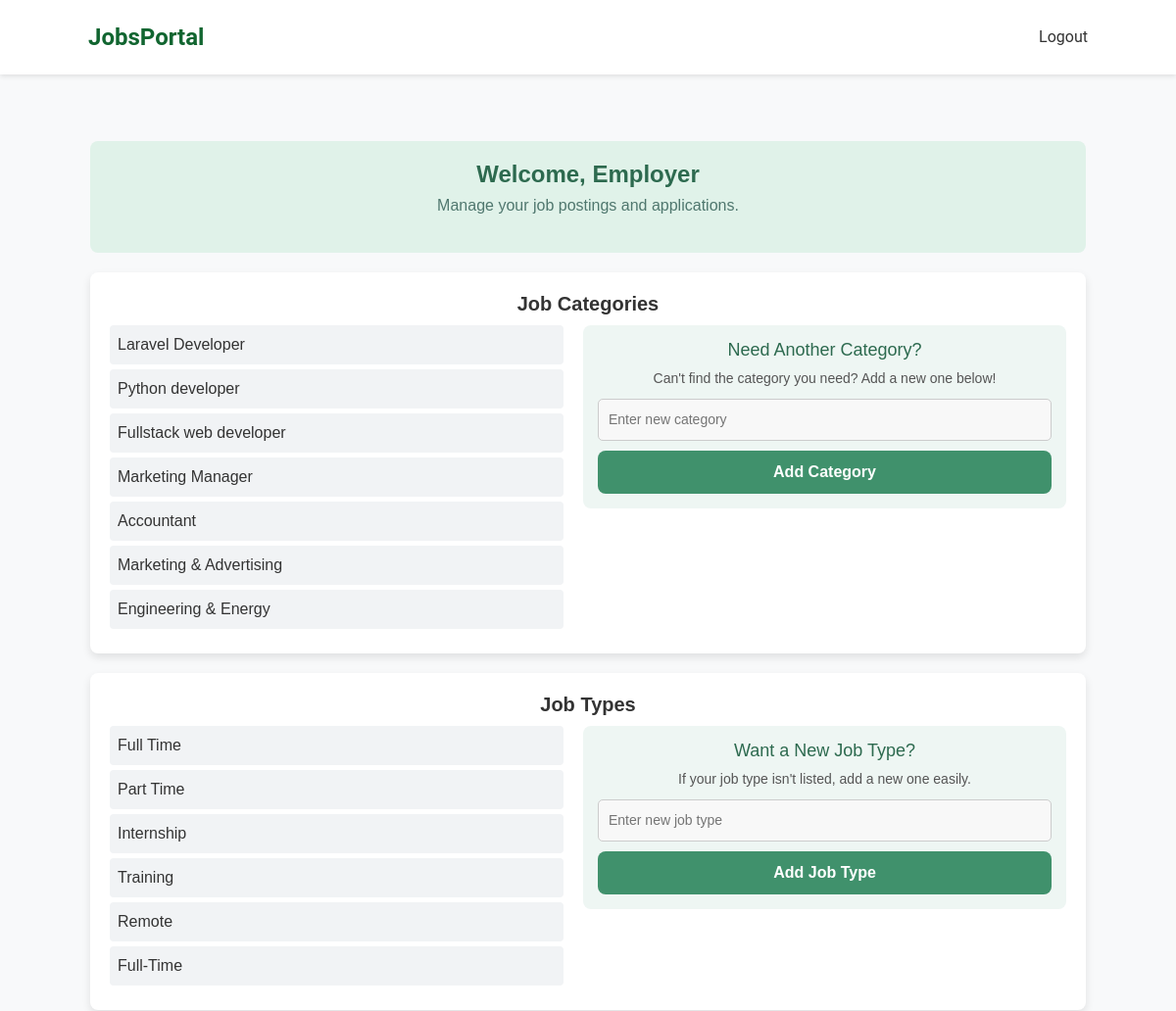
The app's page /emp/ (signed in, upper part), older data.
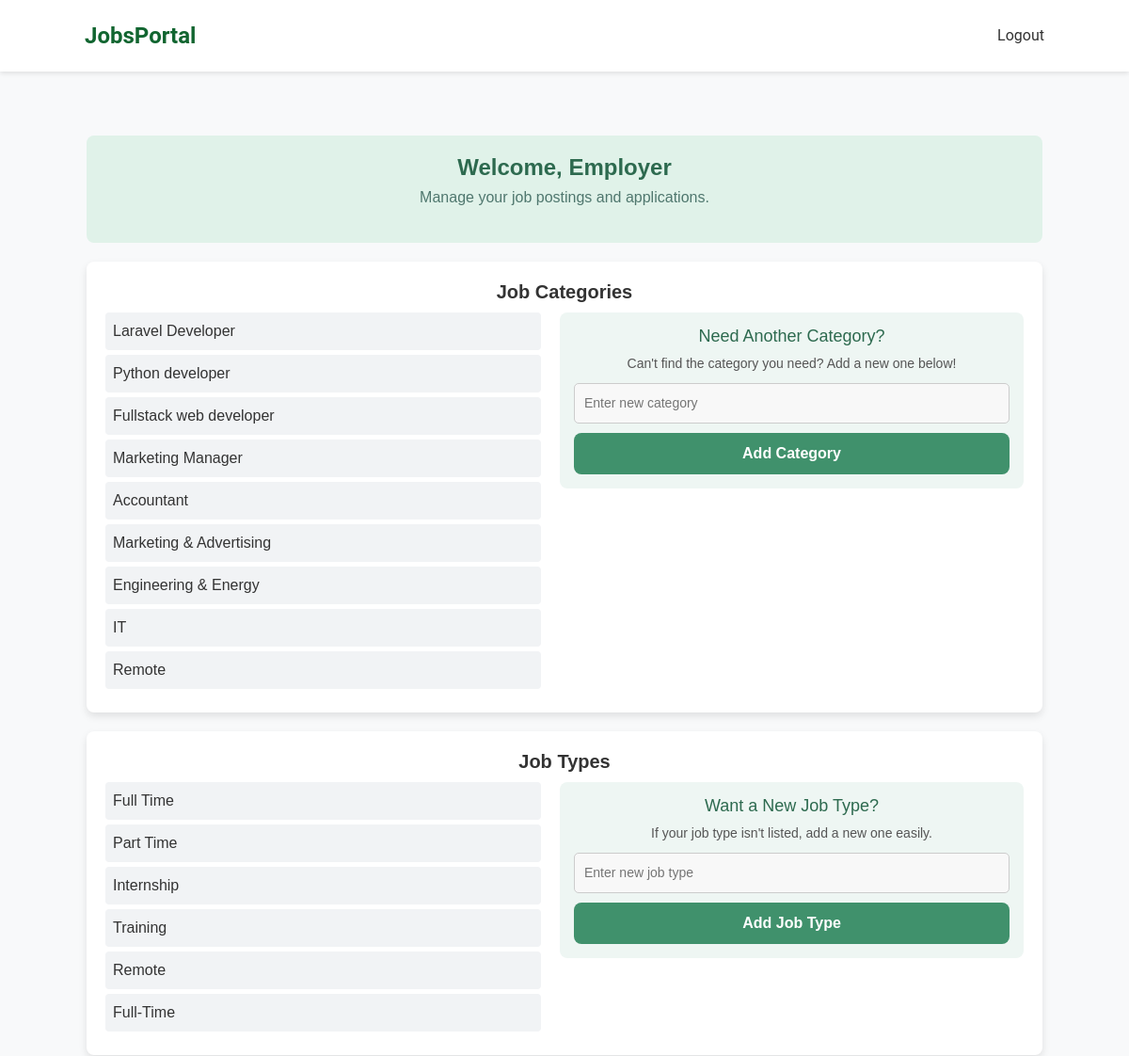
The same page, newer data.
### jobs/models.py (models this page shows, shortened)
class JobCategory(models.Model):
    name = models.CharField(max_length=100, unique=True)

class JobType(models.Model):
    name = models.CharField(max_length=50, unique=True)

### jobs/views.py (the view)
# urls.py: path('emp/',employer_dashboard),
@login_required
def employer_dashboard(request):
    job_categories = JobCategory.objects.all()
    job_types = JobType.objects.all()
    return render(request, 'empdash.html', {'job_categories': job_categories, 'job_types': job_types})

### jobs/templates/empdash.html (shortened to what this page needs)
{% extends 'base.html' %}
{% load static %}
{% block content %}
<div class="dashboard-container">
    <div class="welcome-banner">
        <h2>Welcome, Employer</h2>
        <p>Manage your job postings and applications.</p>
    </div>
    <div class="section">
        <h3>Job Categories</h3>
        <div class="category-container">
            <ul class="category-list">
                {% for category in job_categories %}
                    <li>{{ category.name }}</li>
                {% endfor %}
            </ul>
            <div class="category-form">
                <h4>Need Another Category?</h4>
                <p>Can't find the category you need? Add a new one below!</p>
                <form method="POST" action="/addcategory/">
                    <input type="text" name="category_name" placeholder="Enter new category" required>
                    <button type="submit" class="btn btn-add">Add Category</button>
                </form>
            </div>
        </div>
    </div>
    <div class="section">
        <h3>Job Types</h3>
        <div class="category-container">
            <ul class="category-list">
                {% for job_type in job_types %}
                    <li>{{ job_type.name }}</li>
                {% endfor %}
            </ul>
            <div class="category-form">
                <h4>Want a New Job Type?</h4>
                <p>If your job type isn't listed, add a new one easily.</p>
                <form method="POST" action="/addtype/">
                    <input type="text" name="job_type_name" placeholder="Enter new job type" required>
                    <button type="submit" class="btn btn-add">Add Job Type</button>
                </form>
            </div>
        </div>
    </div>
</div>
{% endblock %}

Row changes from the older to the newer data that the page shows:
added JobCategory: name "IT"
added JobCategory: name "Remote"
